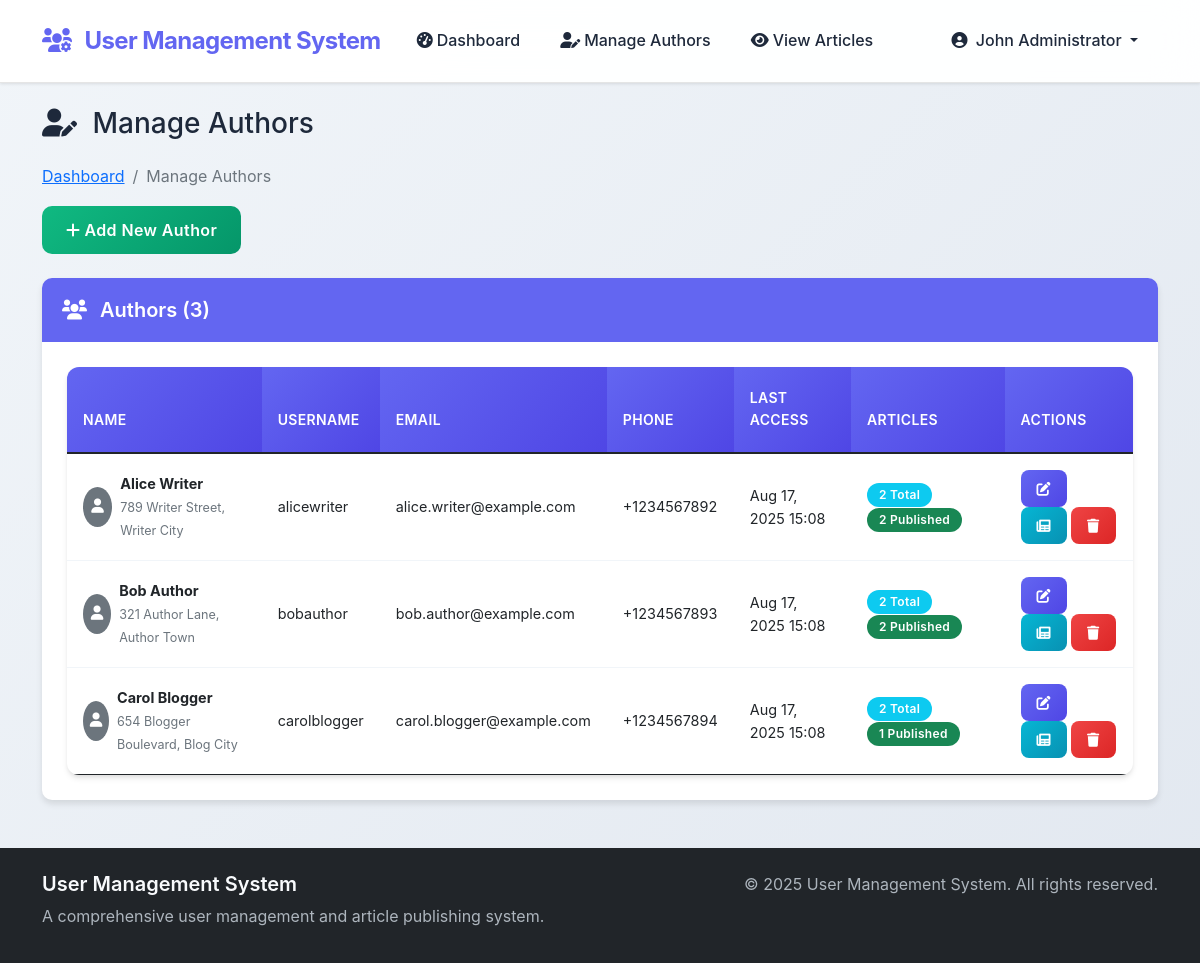
The page /dashboard/manage_authors.php (signed in) on the database its author committed.
### tables this page shows
CREATE TABLE IF NOT EXISTS `users` (
    `userId` INT(11) NOT NULL AUTO_INCREMENT,
    `Full_Name` VARCHAR(100) NOT NULL,
    `email` VARCHAR(100) NOT NULL,
    `phone_Number` VARCHAR(20) DEFAULT NULL,
    `User_Name` VARCHAR(50) NOT NULL,
    `Password` VARCHAR(255) NOT NULL,
    `UserType` ENUM('Super_User', 'Administrator', 'Author') NOT NULL,
    `AccessTime` TIMESTAMP DEFAULT CURRENT_TIMESTAMP ON UPDATE CURRENT_TIMESTAMP,
    `profile_Image` VARCHAR(255) DEFAULT NULL,
    `Address` TEXT DEFAULT NULL,
    `created_at` TIMESTAMP DEFAULT CURRENT_TIMESTAMP,
    `updated_at` TIMESTAMP DEFAULT CURRENT_TIMESTAMP ON UPDATE CURRENT_TIMESTAMP,
    `is_active` BOOLEAN DEFAULT TRUE,
    PRIMARY KEY (`userId`),
    UNIQUE KEY `email` (`email`),
    UNIQUE KEY `User_Name` (`User_Name`),
    KEY `UserType` (`UserType`),
    KEY `is_active` (`is_active`)
);

### config/connection.php (called while the page is built, shortened)
<?php
class DatabaseConnection {
    private $connection;
    private static $instance = null;
    public static function getInstance() {
        if (self::$instance == null) {
            self::$instance = new DatabaseConnection();
        }
        return self::$instance;
    }
    private function connect() {
        try {
            $this->connection = new mysqli(DB_HOST, DB_USER, DB_PASSWORD, DB_NAME);
            $this->connection->set_charset("utf8");
        } catch (Exception $e) {
            error_log("Database connection error: " . $e->getMessage());
            die("Database connection failed. Please contact administrator.");
        }
    }
    public function prepare($query) {
        return $this->connection->prepare($query);
    }
}
?>

### models/User.php (called while the page is built, shortened)
<?php
class User {
    private $db;
    public function __construct() {
        $this->db = DatabaseConnection::getInstance();
    }
    public function getAllByType($userType, $excludeUserId = null) {
        $sql = "SELECT * FROM users WHERE UserType = ? AND is_active = 1";
        $params = [$userType];
        $types = "s";
        $sql .= " ORDER BY Full_Name";
        $stmt = $this->db->prepare($sql);
        $stmt->bind_param($types, ...$params);
        $stmt->execute();
        return $stmt->get_result()->fetch_all(MYSQLI_ASSOC);
    }
}
?>

### models/Article.php (called while the page is built, shortened)
<?php
class Article {
    private $db;
    public function __construct() {
        $this->db = DatabaseConnection::getInstance();
    }
    public function getByAuthor($authorId) {
        $stmt = $this->db->prepare("
            SELECT a.*, u.Full_Name as author_name
            FROM articles a
            JOIN users u ON a.authorId = u.userId
            WHERE a.authorId = ?
            ORDER BY a.article_created_date DESC
        ");
        $stmt->bind_param("i", $authorId);
        $stmt->execute();
        return $stmt->get_result()->fetch_all(MYSQLI_ASSOC);
    }
}
?>

### dashboard/manage_authors.php (the view, shortened to what this page needs)
<?php
require_once '../includes/functions.php';
require_once '../models/User.php';
$user = new User();
$authors = $user->getAllByType('Author');
include '../includes/header.php';
?>
<div class="row">
    <div class="col-12">
        <h1 class="h3 mb-4">
            <i class="fas fa-user-edit me-2"></i>
            Manage Authors
        </h1>
        <?php echo generateBreadcrumb([
            ['text' => 'Dashboard', 'url' => 'dashboard.php'],
            ['text' => 'Manage Authors', 'url' => '#']
        ]); ?>
    </div>
</div>
<div class="row mb-4">
    <div class="col-12">
        <button type="button" class="btn btn-success" data-bs-toggle="modal" data-bs-target="#addAuthorModal">
            <i class="fas fa-plus me-1"></i>Add New Author
        </button>
    </div>
</div>
<div class="row">
    <div class="col-12">
        <div class="card">
            <div class="card-header">
                <h5 class="mb-0">
                    <i class="fas fa-users me-2"></i>
                    Authors (<?php echo count($authors); ?>)
                </h5>
            </div>
            <div class="card-body">
                <?php if (empty($authors)): ?>
                    <div class="text-center py-5">
                        <i class="fas fa-user-edit fa-3x text-muted mb-3"></i>
                        <h5 class="text-muted">No Authors Found</h5>
                        <p class="text-muted mb-3">There are no author accounts in the system yet. Click the button above to add the first author.</p>
                        <button type="button" class="btn btn-success" data-bs-toggle="modal" data-bs-target="#addAuthorModal">
                            <i class="fas fa-plus me-1"></i>Add First Author
                        </button>
                    </div>
                <?php else: ?>
                    <div class="table-responsive">
                        <table class="table table-hover">
                            <thead>
                                <tr>
                                    <th>Name</th>
                                    <th>Username</th>
                                    <th>Email</th>
                                    <th>Phone</th>
                                    <th>Last Access</th>
                                    <th>Articles</th>
                                    <th>Actions</th>
                                </tr>
                            </thead>
                            <tbody>
                                <?php
                                require_once '../models/Article.php';
                                $article = new Article();
                                foreach ($authors as $author):
                                    $authorArticles = $article->getByAuthor($author['userId']);
                                    $publishedCount = array_filter($authorArticles, function($a) { return $a['article_display'] === 'yes'; });
                                ?>
                                    <tr class="searchable-row">
                                        <td>
                                            <div class="d-flex align-items-center">
                                                <?php if ($author['profile_Image']): ?>
                                                    <img
                                                        src="../uploads/profile_images/<?php echo htmlspecialchars($author['profile_Image']); ?>"
                                                        alt="Profile"
                                                        class="profile-image-small me-2"
                                                    >
                                                <?php else: ?>
                                                    <div class="bg-secondary rounded-circle d-flex align-items-center justify-content-center me-2" style="width: 40px; height: 40px;">
                                                        <i class="fas fa-user text-white"></i>
                                                    </div>
                                                <?php endif; ?>
                                                <div>
                                                    <strong><?php echo htmlspecialchars($author['Full_Name']); ?></strong>
                                                    <?php if ($author['Address']): ?>
                                                        <br><small class="text-muted"><?php echo htmlspecialchars($author['Address']); ?></small>
                                                    <?php endif; ?>
                                                </div>
                                            </div>
                                        </td>
                                        <td><?php echo htmlspecialchars($author['User_Name']); ?></td>
                                        <td><?php echo htmlspecialchars($author['email']); ?></td>
                                        <td><?php echo htmlspecialchars($author['phone_Number'] ?? 'N/A'); ?></td>
                                        <td><?php echo formatDate($author['AccessTime']); ?></td>
                                        <td>
                                            <span class="badge bg-info"><?php echo count($authorArticles); ?> Total</span>
                                            <span class="badge bg-success"><?php echo count($publishedCount); ?> Published</span>
                                        </td>
                                        <td>
                                            <button type="button" class="btn btn-sm btn-primary" onclick="editAuthor(<?php echo $author['userId']; ?>)">
                                                <i class="fas fa-edit"></i>
                                            </button>
                                            <button type="button" class="btn btn-sm btn-info" onclick="viewAuthorArticles(<?php echo $author['userId']; ?>)">
                                                <i class="fas fa-newspaper"></i>
                                            </button>
                                            <button type="button" class="btn btn-sm btn-danger" onclick="deleteAuthor(<?php echo $author['userId']; ?>, '<?php echo htmlspecialchars($author['Full_Name']); ?>')">
                                                <i class="fas fa-trash"></i>
                                            </button>
                                        </td>
                                    </tr>
                                <?php endforeach; ?>
                            </tbody>
                        </table>
                    </div>
                <?php endif; ?>
            </div>
        </div>
    </div>
</div>
<?php include '../includes/footer.php'; ?>

### assets/css/style.css (style rules this page uses)
:root { --primary-color: #6366f1; --primary-dark: #4f46e5; --primary-light: #a5b4fc; --secondary-color: #64748b; --success-color: #10b981; --danger-color: #ef4444; --warning-color: #f59e0b; --info-color: #06b6d4; --light-color: #f8fafc; --dark-color: #1e293b; --bg-gradient: linear-gradient(135deg, #667eea 0%, #764ba2 100%); --card-shadow: 0 4px 6px -1px rgba(0, 0, 0, 0.1), 0 2px 4px -1px rgba(0, 0, 0, 0.06); --card-shadow-hover: 0 10px 15px -3px rgba(0, 0, 0, 0.1), 0 4px 6px -2px rgba(0, 0, 0, 0.05); --border-radius: 12px; --transition: all 0.3s cubic-bezier(0.4, 0, 0.2, 1); }
* { box-sizing: border-box; }
body { font-family: 'Inter', -apple-system, BlinkMacSystemFont, 'Segoe UI', Roboto, sans-serif; background: linear-gradient(135deg, #f1f5f9 0%, #e2e8f0 100%); line-height: 1.6; color: var(--dark-color); min-height: 100vh; }
.table-responsive { border-radius: var(--border-radius); overflow: hidden; box-shadow: var(--card-shadow); background: white; }
.table { margin: 0; font-size: 0.9rem; }
.table thead th { background: linear-gradient(135deg, var(--primary-color) 0%, var(--primary-dark) 100%); color: white; border: none; font-weight: 600; padding: 20px 16px; font-size: 0.875rem; letter-spacing: 0.025em; text-transform: uppercase; }
.table tbody tr { border-bottom: 1px solid #f1f5f9; transition: var(--transition); }
.table tbody td { padding: 16px; vertical-align: middle; border-top: none; }
.table tbody tr:last-child { border-bottom: none; }
.btn { border-radius: 10px; font-weight: 600; padding: 12px 24px; transition: var(--transition); border: none; position: relative; overflow: hidden; letter-spacing: 0.025em; }
.btn::before { content: ''; position: absolute; top: 0; left: -100%; width: 100%; height: 100%; background: linear-gradient(90deg, transparent, rgba(255, 255, 255, 0.2), transparent); transition: var(--transition); }
.btn-primary { background: linear-gradient(135deg, var(--primary-color) 0%, var(--primary-dark) 100%); color: white; }
.btn-success { background: linear-gradient(135deg, var(--success-color) 0%, #059669 100%); color: white; }
.btn-danger { background: linear-gradient(135deg, var(--danger-color) 0%, #dc2626 100%); color: white; }
.btn-info { background: linear-gradient(135deg, var(--info-color) 0%, #0891b2 100%); color: white; }
.btn-sm { padding: 8px 16px; font-size: 0.875rem; border-radius: 8px; }
.card { border: none; border-radius: 10px; box-shadow: 0 4px 6px rgba(0, 0, 0, 0.1); }
.card-header { background-color: var(--primary-color); color: white; border-radius: 10px 10px 0 0 !important; padding: 20px; border: none; }
.card-header h5 { margin: 0; font-weight: 600; }
.card-body { padding: 25px; }
.badge { font-size: 0.75rem; padding: 6px 12px; border-radius: 20px; }
.badge { border-radius: 20px; padding: 6px 12px; font-weight: 600; font-size: 0.75rem; letter-spacing: 0.025em; }

### rows shown on the page
users: Full_Name "Alice Writer", Address "789 Writer Street, Writer City", User_Name "alicewriter", email "alice.writer@example.com", phone_Number "+1234567892", AccessTime "Aug 17, 2025 15:08", count($authorArticles) "2", count($publishedCount) "2"
users: Full_Name "Bob Author", Address "321 Author Lane, Author Town", User_Name "bobauthor", email "bob.author@example.com", phone_Number "+1234567893", AccessTime "Aug 17, 2025 15:08", count($authorArticles) "2", count($publishedCount) "2"
users: Full_Name "Carol Blogger", Address "654 Blogger Boulevard, Blog City", User_Name "carolblogger", email "carol.blogger@example.com", phone_Number "+1234567894", AccessTime "Aug 17, 2025 15:08", count($authorArticles) "2", count($publishedCount) "1"

### other values the page prints
APP_NAME "User Management System"
SessionManager::getCurrentFullName() "John Administrator"
$item['text'] "Dashboard"
$item['text'] "Manage Authors"
count($authors) "3"
